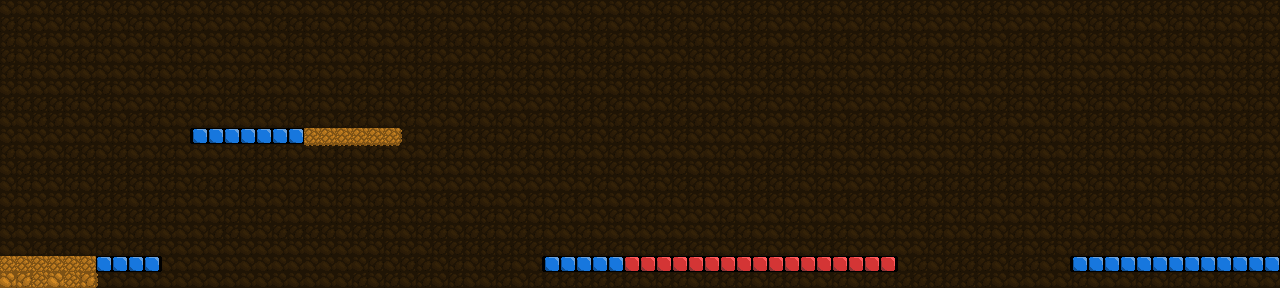

Tiled map render using the project's own tile images. Description and the map definition, with tile-layer contents summarised, below:
An orthogonal 80x18 tile map with 16x16 px tiles, 6 tile layers (sky, back, back, solid, ...), 2 tilesets and 3 objects (2x coin, target).

<map version="1.0" orientation="orthogonal" renderorder="right-down" width="80" height="18" tilewidth="16" tileheight="16" nextobjectid="44">
 <tileset firstgid="1" name="tileset" tilewidth="16" tileheight="16">
  <image source="tileset.png" width="80" height="96" />
 </tileset>
 <tileset firstgid="31" name="tileset" tilewidth="16" tileheight="16">
  <image source="tileset.png" width="80" height="96" />
 </tileset>
 <layer name="sky" width="80" height="18">
  <data>[1440 cells, 1440 non-empty, 1 distinct tile ids]</data>
 </layer>
 <layer name="back" width="80" height="18">
  <data>[1440 cells, 1440 non-empty, 3 distinct tile ids]</data>
 </layer>
 <layer name="back" width="80" height="18">
  <data>[1440 cells, 15 non-empty, 5 distinct tile ids]</data>
 </layer>
 <layer name="solid" width="80" height="18">
  <data>[1440 cells, 18 non-empty, 3 distinct tile ids]</data>
 </layer>
 <layer name="flip" width="80" height="18">
  <data>[1440 cells, 29 non-empty, 1 distinct tile ids]</data>
 </layer>
 <layer name="vel" width="80" height="18">
  <data>[1440 cells, 17 non-empty, 1 distinct tile ids]</data>
 </layer>
 <objectgroup name="objects">
  <object id="39" name="coin" x="295.951" y="116.782" />
  <object id="41" name="target" x="1244.99" y="196.953" width="22.7713" height="25.0484" />
  <object id="42" name="coin" x="763.145" y="209.348" width="18.2571" height="24.3427" />
 </objectgroup>
</map>